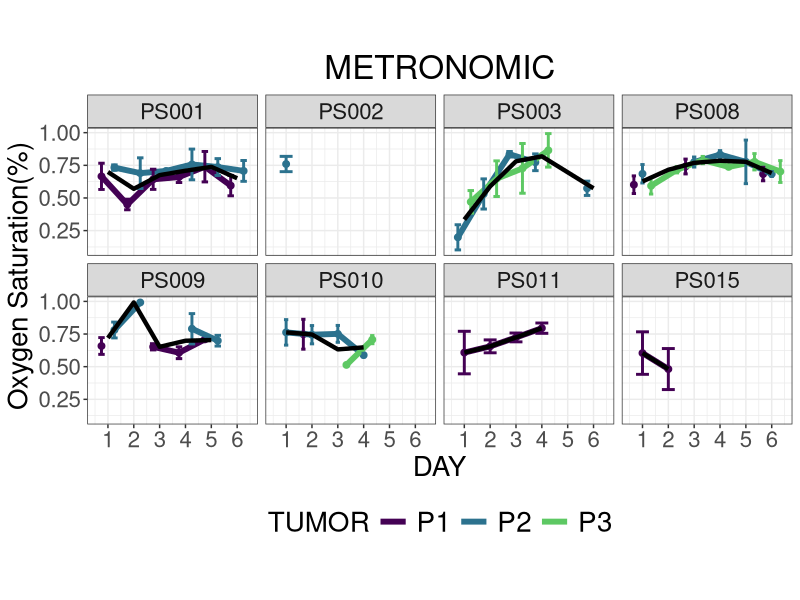
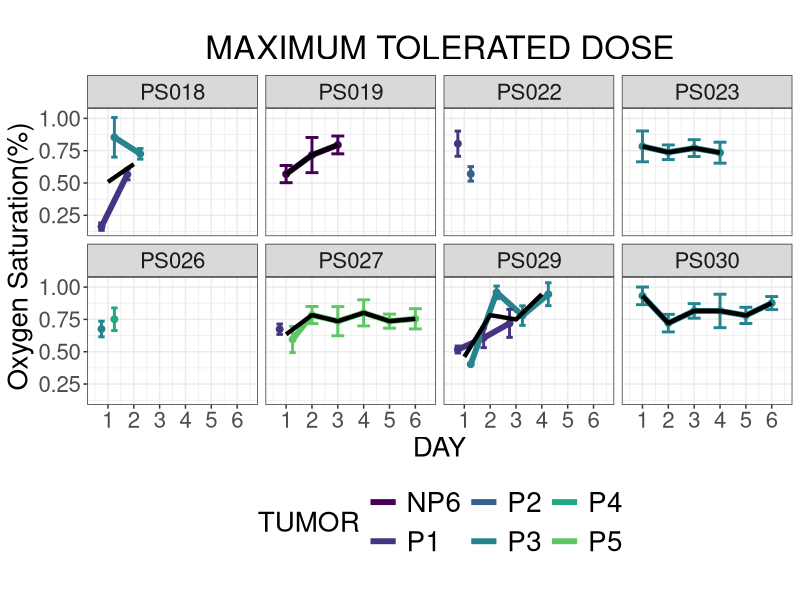
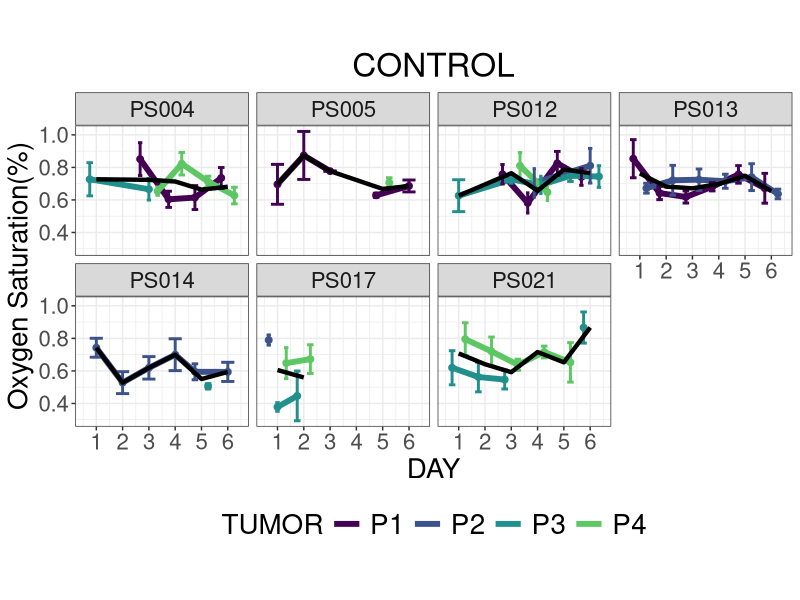
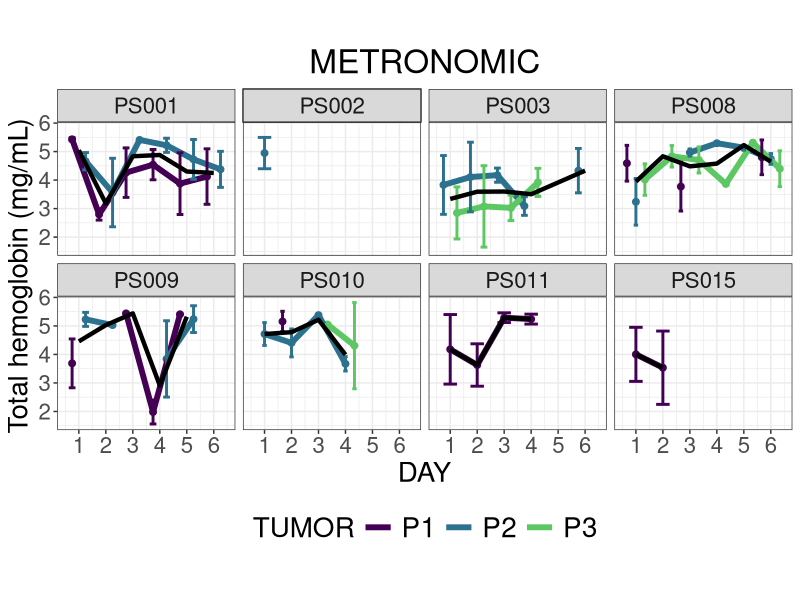
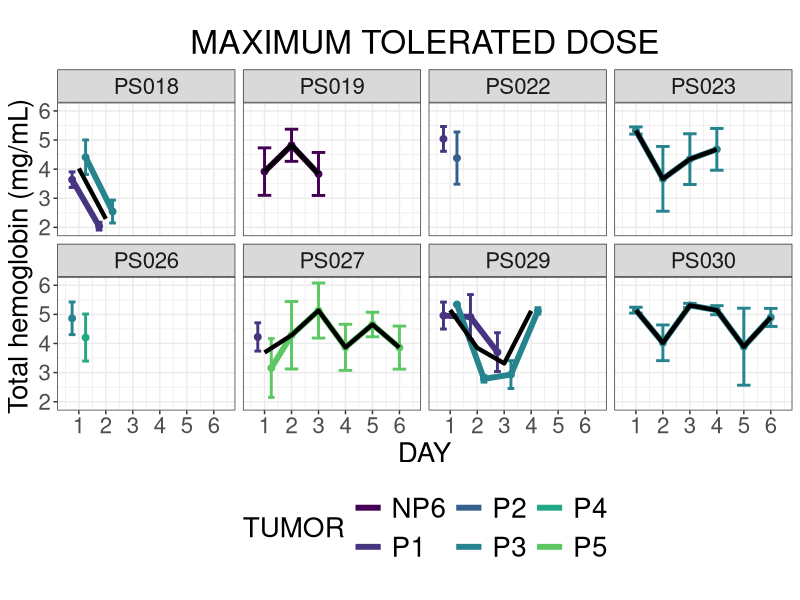
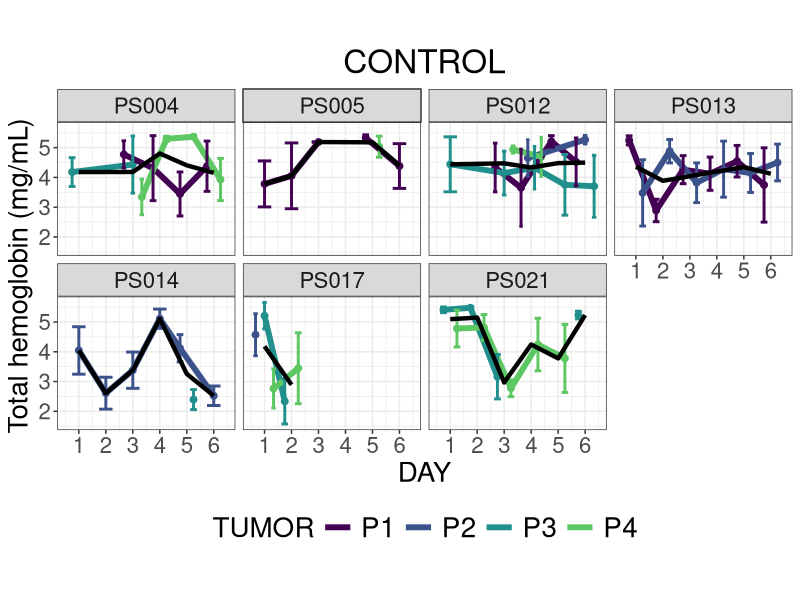
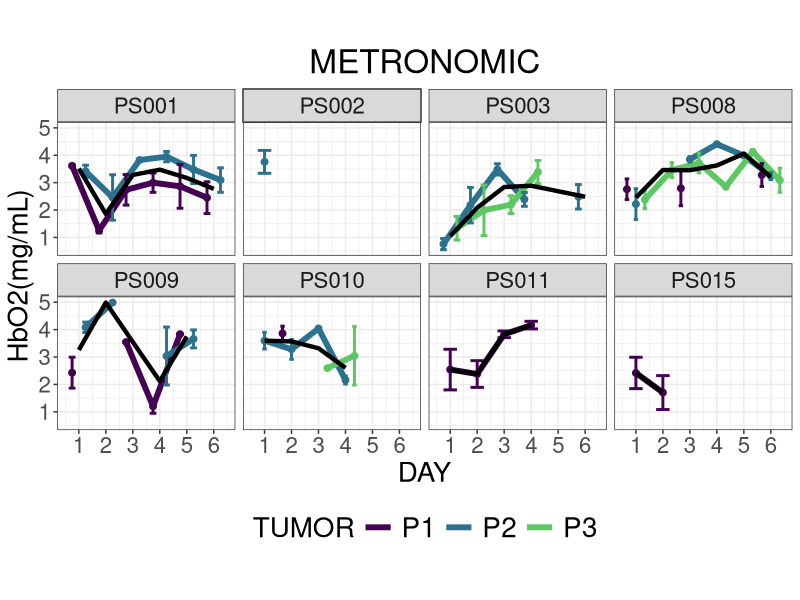
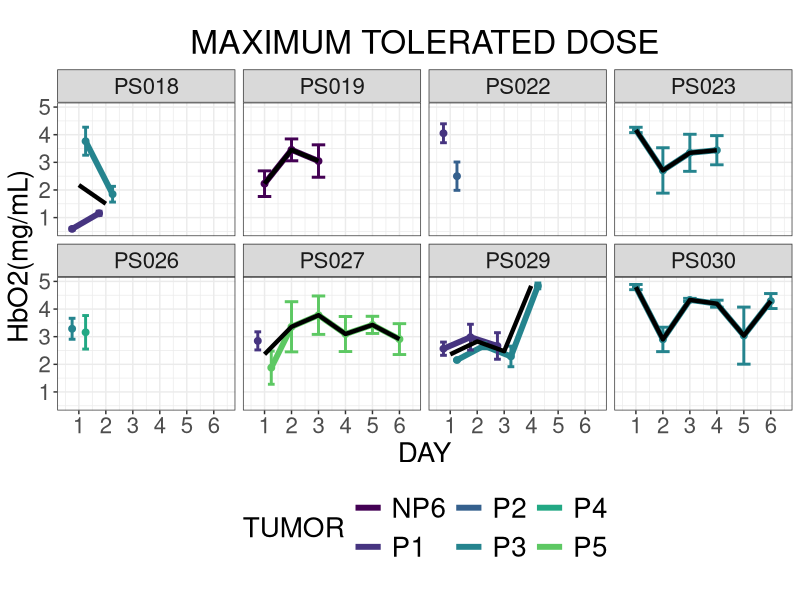

Generate these figures, in order, with R: (Note: this script raises an error after producing the figures.)
#####AIM##Aug 30 2020. code for polyp wise analysis

#code to plot the StO2 per group with errorbars
library(readr)
library(multcomp)
library(here)
#Data_for_R_analysis_Dec11 <- read_csv("//deckard.uark.edu/BMEG/Muldoon-Lab/RESEARCH/AM_ Ortothopic mice study_ colonoscopy DRS data for analysis/Data for first extraction Folder made on May 17th 2019/Complete dataset with new boundaries Dec 9.csv")
data1 <- read.csv(here("Extraction_Aug_2020_Updated.csv"))
attach(data1)
library("ggplot2")
library(scales)
library(nlme)
library(ggplot2)
pd<-position_dodge(0.2)

data1$STO2min<-(data1$STO2-data1$STO2_SD)
data1$STO2max<-(data1$STO2+data1$STO2_SD)
data1$HBmin<-(data1$HB-data1$HB_SD)
data1$HBmax<-(data1$HB+data1$HB_SD)
data1$Amin<-(data1$A-data1$A_SD)
data1$Amax<-(data1$A+data1$A_SD)
data1$Bmin<-(data1$B-data1$B_SD)
data1$Bmax<-(data1$B+data1$B_SD)

data1$HBO2<-(data1$HB*data1$STO2)
data1$HBO2_SD<-data1$HB_SD*data1$STO2
data1$HBO2max<-data1$HBO2+data1$HBO2_SD
data1$HBO2min<-data1$HBO2-data1$HBO2_SD

data1$HBO<-data1$HB*(1-data1$STO2)
data1$HBO_SD<-data1$HB_SD*(1-data1$STO2)
data1$HBOmax<-data1$HBO+data1$HBO_SD
data1$HBOmin<-data1$HBO-data1$HBO_SD
  #StO2 plot per week per group with means ****best one****
# pd=position_dodge(1.0)
# ggplot(data1,aes(x=DAY, y=STO2, linetype=TUMOR))+theme_bw()+
#   theme(text=element_text(size=20))+
#   geom_point(aes(color=factor(TUMOR)), position=pd, size=2)+
#   geom_line(aes(color=factor(TUMOR)), position=pd,size=1)+
#   scale_x_continuous(breaks=seq(1,6,1))+
#   geom_errorbar(aes(ymin=STO2min, ymax=STO2max,color=factor(TUMOR),linetype=NULL), width=2,position=pd,size=0.6,show.legend = FALSE)+
#   geom_text(data = data1, aes(x = 4.35, y = STO2, label = TUMOR), 
#             size = 4, hjust = 1, fontface = "bold")+
#   stat_summary(aes(group=GROUP), fun.y=mean, geom="line",linetype=1, size=1.5,show.legend=FALSE)+
#   labs(title='',y="Oxygen Saturation(%)")+
#   facet_wrap(~ID,ncol=5)


  

#StO2 plot per week per subject per group MG **best**
library(ggrepel)
library(grid)
library(tidyverse)


#geom_label_repel(data=subset(data1,GROUP=='MG'),aes(label = TUMOR , fill=factor(TUMOR)),
                 #box.padding   = 0.35, 
                 #point.padding = 0.5,
                 #color ='black',
                 #show.legend = FALSE)+

#StO2 plots 
#################################################################

#MG group
pd=position_dodge(1.0)
ggplot(data=subset(data1,GROUP=='MG'),aes(x=DAY, y=STO2, linetype=TUMOR))+theme_bw()+
  geom_point(aes(color=TUMOR), position=pd, size=2, show.legend = FALSE)+
  geom_line(aes(color=factor(TUMOR)), position=pd,size=2, linetype="solid")+
  scale_x_continuous(breaks=seq(1,6,1))+
  geom_errorbar(aes(ymin=STO2min, ymax=STO2max,
                    color=factor(TUMOR),
                    linetype=NULL), width=0.5,position=pd,size=1,show.legend = FALSE)+
  scale_color_viridis_d(end = 0.75)+
  guides(color = guide_legend(override.aes = list(size = 6)))+
  stat_summary(aes(group=GROUP), fun.y=mean, geom="line",linetype=1, size=1.5,show.legend=FALSE)+
  facet_wrap(~ID,nrow=2)+
  labs(title='METRONOMIC',y="Oxygen Saturation(%)")+
  theme(text=element_text(size=20),plot.title = element_text(hjust = 0.5),
        legend.text=element_text(size=20),legend.position = "bottom",aspect.ratio = 0.75)

#MTD group
library(ggrepel)
library(tidyverse)
pd=position_dodge(1.0)
ggplot(data=subset(data1,GROUP=='MTD'),aes(x=DAY, y=STO2, linetype=TUMOR))+theme_bw()+
  geom_point(aes(color=TUMOR), position=pd, size=2, show.legend = FALSE)+
  geom_line(aes(color=factor(TUMOR)), position=pd,size=2, linetype="solid")+
  scale_x_continuous(breaks=seq(1,6,1))+
  geom_errorbar(aes(ymin=STO2min, ymax=STO2max,
                    color=factor(TUMOR),
                    linetype=NULL), width=0.5,position=pd,size=1,show.legend = FALSE)+
  scale_color_viridis_d(end = 0.75)+
  guides(color = guide_legend(override.aes = list(size = 6)))+
  stat_summary(aes(group=GROUP), fun.y=mean, geom="line",linetype=1, size=1.5,show.legend=FALSE)+
   facet_wrap(~ID,nrow =2)+
  labs(title='MAXIMUM TOLERATED DOSE',y="Oxygen Saturation(%)")+
  theme(text=element_text(size=20),plot.title = element_text(hjust = 0.5),
        legend.text=element_text(size=20),legend.position = "bottom",aspect.ratio = 0.75)


#StO2 plot per week per subject per group CG **best**
library(ggrepel)
library(tidyverse)
pd=position_dodge(1.0)
ggplot(data=subset(data1,GROUP=='CG'),aes(x=DAY, y=STO2, linetype=TUMOR))+theme_bw()+
  geom_point(aes(color=TUMOR), position=pd, size=2, show.legend = FALSE)+
  geom_line(aes(color=factor(TUMOR)), position=pd,size=2, linetype="solid")+
  scale_x_continuous(breaks=seq(1,6,1))+
  geom_errorbar(aes(ymin=STO2min, ymax=STO2max,
                    color=factor(TUMOR),
                    linetype=NULL), width=0.5,position=pd,size=1,show.legend = FALSE)+
  scale_color_viridis_d(end = 0.75)+
  guides(color = guide_legend(override.aes = list(size = 6)))+
  stat_summary(aes(group=GROUP), fun.y=mean, geom="line",linetype=1, size=1.5,show.legend=FALSE)+
  facet_wrap(~ID,nrow=2)+
  labs(title='CONTROL',y="Oxygen Saturation(%)")+
  theme(text=element_text(size=20),plot.title = element_text(hjust = 0.5),
        legend.text=element_text(size=20),legend.position = "bottom",aspect.ratio = 0.75)

#####
#tHb plots
#################################################################
#MG group
pd=position_dodge(1.0)
ggplot(data=subset(data1,GROUP=='MG'),aes(x=DAY, y=HB, linetype=TUMOR))+theme_bw()+
  geom_point(aes(color=TUMOR), position=pd, size=2, show.legend = FALSE)+
  geom_line(aes(color=factor(TUMOR)), position=pd,size=2, linetype="solid")+
  scale_x_continuous(breaks=seq(1,6,1))+
  geom_errorbar(aes(ymin=HBmin, ymax=HBmax,
                    color=factor(TUMOR),
                    linetype=NULL), width=0.5,position=pd,size=1,show.legend = FALSE)+
  scale_color_viridis_d(end = 0.75)+
  guides(color = guide_legend(override.aes = list(size = 6)))+
  stat_summary(aes(group=GROUP), fun.y=mean, geom="line",linetype=1, size=1.5,show.legend=FALSE)+
  facet_wrap(~ID,nrow=2)+
  labs(title='METRONOMIC',y="Total hemoglobin (mg/mL)")+
  theme(text=element_text(size=20),plot.title = element_text(hjust = 0.5),
        legend.text=element_text(size=20),legend.position = "bottom",aspect.ratio = 0.75)

#MTD group
pd=position_dodge(1.0)
ggplot(data=subset(data1,GROUP=='MTD'),aes(x=DAY, y=HB, linetype=TUMOR))+theme_bw()+
  geom_point(aes(color=TUMOR), position=pd, size=2, show.legend = FALSE)+
  geom_line(aes(color=factor(TUMOR)), position=pd,size=2, linetype="solid")+
  scale_x_continuous(breaks=seq(1,6,1))+
  geom_errorbar(aes(ymin=HBmin, ymax=HBmax,
                    color=factor(TUMOR),
                    linetype=NULL), width=0.5,position=pd,size=1,show.legend = FALSE)+
  scale_color_viridis_d(end = 0.75)+
  guides(color = guide_legend(override.aes = list(size = 6)))+
  stat_summary(aes(group=GROUP), fun.y=mean, geom="line",linetype=1, size=1.5,show.legend=FALSE)+
  facet_wrap(~ID,nrow=2)+
  labs(title='MAXIMUM TOLERATED DOSE',y="Total hemoglobin (mg/mL)")+
  theme(text=element_text(size=20),plot.title = element_text(hjust = 0.5),
        legend.text=element_text(size=20),legend.position = "bottom",aspect.ratio = 0.75)

#CG group
pd=position_dodge(1.0)
ggplot(data=subset(data1,GROUP=='CG'),aes(x=DAY, y=HB, linetype=TUMOR))+theme_bw()+
  geom_point(aes(color=TUMOR), position=pd, size=2, show.legend = FALSE)+
  geom_line(aes(color=factor(TUMOR)), position=pd,size=2, linetype="solid")+
  scale_x_continuous(breaks=seq(1,6,1))+
  geom_errorbar(aes(ymin=HBmin, ymax=HBmax,
                    color=factor(TUMOR),
                    linetype=NULL), width=0.5,position=pd,size=1,show.legend = FALSE)+
  scale_color_viridis_d(end = 0.75)+
  guides(color = guide_legend(override.aes = list(size = 6)))+
  stat_summary(aes(group=GROUP), fun.y=mean, geom="line",linetype=1, size=1.5,show.legend=FALSE)+
  facet_wrap(~ID,nrow=2)+
  labs(title='CONTROL',y="Total hemoglobin (mg/mL)")+
  theme(text=element_text(size=20),plot.title = element_text(hjust = 0.5),
        legend.text=element_text(size=20),legend.position = "bottom",aspect.ratio = 0.75)

##################
#HbO2 plots
################################
#MG group
library(ggrepel)
library(tidyverse)
pd=position_dodge(1.0)
ggplot(data=subset(data1,GROUP=='MG'),aes(x=DAY, y=HBO2, linetype=TUMOR))+theme_bw()+
  geom_point(aes(color=TUMOR), position=pd, size=2, show.legend = FALSE)+
  geom_line(aes(color=factor(TUMOR)), position=pd,size=2, linetype="solid")+
  scale_x_continuous(breaks=seq(1,6,1))+
  geom_errorbar(aes(ymin=HBO2min, ymax=HBO2max,
                    color=factor(TUMOR),
                    linetype=NULL), width=0.5,position=pd,size=1,show.legend = FALSE)+
  scale_color_viridis_d(end = 0.75)+
  guides(color = guide_legend(override.aes = list(size = 6)))+
  stat_summary(aes(group=GROUP), fun.y=mean, geom="line",linetype=1, size=1.5,show.legend=FALSE)+
  facet_wrap(~ID,nrow =2)+
  labs(title='METRONOMIC',y="HbO2(mg/mL)")+
  theme(text=element_text(size=20),plot.title = element_text(hjust = 0.5),
        legend.text=element_text(size=20),legend.position = "bottom",aspect.ratio = 0.75)

#MTD group

ggplot(data=subset(data1,GROUP=='MTD'),aes(x=DAY, y=HBO2, linetype=TUMOR))+theme_bw()+
  geom_point(aes(color=TUMOR), position=pd, size=2, show.legend = FALSE)+
  geom_line(aes(color=factor(TUMOR)), position=pd,size=2, linetype="solid")+
  scale_x_continuous(breaks=seq(1,6,1))+
  geom_errorbar(aes(ymin=HBO2min, ymax=HBO2max,
                    color=factor(TUMOR),
                    linetype=NULL), width=0.5,position=pd,size=1,show.legend = FALSE)+
  scale_color_viridis_d(end = 0.75)+
  guides(color = guide_legend(override.aes = list(size = 6)))+
  stat_summary(aes(group=GROUP), fun.y=mean, geom="line",linetype=1, size=1.5,show.legend=FALSE)+
  facet_wrap(~ID,nrow =2)+
  labs(title='MAXIMUM TOLERATED DOSE',y="HbO2(mg/mL)")+
  theme(text=element_text(size=20),plot.title = element_text(hjust = 0.5),
        legend.text=element_text(size=20),legend.position = "bottom",aspect.ratio = 0.75)


#CG group
ggplot(data=subset(data1,GROUP=='CG'),aes(x=DAY, y=HBO2, linetype=TUMOR))+theme_bw()+
  geom_point(aes(color=TUMOR), position=pd, size=2, show.legend = FALSE)+
  geom_line(aes(color=factor(TUMOR)), position=pd,size=2, linetype="solid")+
  scale_x_continuous(breaks=seq(1,6,1))+
  geom_errorbar(aes(ymin=HBO2min, ymax=HBO2max,
                    color=factor(TUMOR),
                    linetype=NULL), width=0.5,position=pd,size=1,show.legend = FALSE)+
  scale_color_viridis_d(end = 0.75)+
  guides(color = guide_legend(override.aes = list(size = 6)))+
  stat_summary(aes(group=GROUP), fun.y=mean, geom="line",linetype=1, size=1.5,show.legend=FALSE)+
  facet_wrap(~ID,nrow =2)+
  labs(title='CONTROL',y="HbO2(mg/mL)")+
  theme(text=element_text(size=20),plot.title = element_text(hjust = 0.5),
        legend.text=element_text(size=20),legend.position = "bottom",aspect.ratio = 0.75)



###############
#HbO plots
##############################
#MG group
pd=position_dodge(1.0)
ggplot(data=subset(data1,GROUP=='MG'),aes(x=DAY, y=HBO, linetype=TUMOR))+theme_bw()+
  geom_point(aes(color=TUMOR), position=pd, size=2, show.legend = FALSE)+
  geom_line(aes(color=factor(TUMOR)), position=pd,size=2, linetype="solid")+
  scale_x_continuous(breaks=seq(1,6,1))+
  geom_errorbar(aes(ymin=HBOmin, ymax=HBOmax,
                    color=factor(TUMOR),
                    linetype=NULL), width=0.5,position=pd,size=1,show.legend = FALSE)+
  scale_color_viridis_d(end = 0.75)+
  guides(color = guide_legend(override.aes = list(size = 6)))+
  stat_summary(aes(group=GROUP), fun.y=mean, geom="line",linetype=1, size=1.5,show.legend=FALSE)+
  facet_wrap(~ID,nrow=2)+
  labs(title='METRONOMIC',y=" Deoxyhemoglobin (mg/mL)")+
  theme(text=element_text(size=20),plot.title = element_text(hjust = 0.5),
        legend.text=element_text(size=20),legend.position = "bottom",aspect.ratio = 0.75)


#MTD group
pd=position_dodge(1.0)
ggplot(data=subset(data1,GROUP=='MTD'),aes(x=DAY, y=HBO, linetype=TUMOR))+theme_bw()+
  geom_point(aes(color=TUMOR), position=pd, size=2, show.legend = FALSE)+
  geom_line(aes(color=factor(TUMOR)), position=pd,size=2, linetype="solid")+
  scale_x_continuous(breaks=seq(1,6,1))+
  geom_errorbar(aes(ymin=HBOmin, ymax=HBOmax,
                    color=factor(TUMOR),
                    linetype=NULL), width=0.5,position=pd,size=1,show.legend = FALSE)+
  scale_color_viridis_d(end = 0.75)+
  guides(color = guide_legend(override.aes = list(size = 6)))+
  stat_summary(aes(group=GROUP), fun.y=mean, geom="line",linetype=1, size=1.5,show.legend=FALSE)+
  facet_wrap(~ID,nrow=2)+
  labs(title='MAXIMUM TOLERATED DOSE',y=" Deoxyhemoglobin (mg/mL)")+
  theme(text=element_text(size=20),plot.title = element_text(hjust = 0.5),
        legend.text=element_text(size=20),legend.position = "bottom",aspect.ratio = 0.75)

#CG group
pd=position_dodge(1.0)
ggplot(data=subset(data1,GROUP=='CG'),aes(x=DAY, y=HBO, linetype=TUMOR))+theme_bw()+
  geom_point(aes(color=TUMOR), position=pd, size=2, show.legend = FALSE)+
  geom_line(aes(color=factor(TUMOR)), position=pd,size=2, linetype="solid")+
  scale_x_continuous(breaks=seq(1,6,1))+
  geom_errorbar(aes(ymin=HBOmin, ymax=HBOmax,
                    color=factor(TUMOR),
                    linetype=NULL), width=0.5,position=pd,size=1,show.legend = FALSE)+
  scale_color_viridis_d(end = 0.75)+
  guides(color = guide_legend(override.aes = list(size = 6)))+
  stat_summary(aes(group=GROUP), fun.y=mean, geom="line",linetype=1, size=1.5,show.legend=FALSE)+
  facet_wrap(~ID,nrow=2)+
  labs(title='CONTROL',y=" Deoxyhemoglobin (mg/mL)")+
  theme(text=element_text(size=20),plot.title = element_text(hjust = 0.5),
        legend.text=element_text(size=20),legend.position = "bottom",aspect.ratio = 0.75)


#######
#Scattering coefficient (A) plots
####################################
#MG group
pd=position_dodge(1.0)
ggplot(data=subset(data1,GROUP=='MG'),aes(x=DAY, y=A, linetype=TUMOR))+theme_bw()+
  geom_point(aes(color=TUMOR), position=pd, size=2, show.legend = FALSE)+
  geom_line(aes(color=factor(TUMOR)), position=pd,size=2, linetype="solid")+
  scale_x_continuous(breaks=seq(1,6,1))+
  geom_errorbar(aes(ymin=Amin, ymax=Amax,
                    color=factor(TUMOR),
                    linetype=NULL), width=0.5,position=pd,size=1,show.legend = FALSE)+
  scale_color_viridis_d(end = 0.75)+
  guides(color = guide_legend(override.aes = list(size = 6)))+
  stat_summary(aes(group=GROUP), fun.y=mean, geom="line",linetype=1, size=1.5,show.legend=FALSE)+
  facet_wrap(~ID,nrow =2)+
  labs(title='METRONOMIC',y="A")+
  theme(text=element_text(size=20),plot.title = element_text(hjust = 0.5),
        legend.text=element_text(size=20),legend.position = "bottom",aspect.ratio = 0.75)

##MTD group
ggplot(data=subset(data1,GROUP=='MTD'),aes(x=DAY, y=A, linetype=TUMOR))+theme_bw()+
  geom_point(aes(color=TUMOR), position=pd, size=2, show.legend = FALSE)+
  geom_line(aes(color=factor(TUMOR)), position=pd,size=2, linetype="solid")+
  scale_x_continuous(breaks=seq(1,6,1))+
  geom_errorbar(aes(ymin=Amin, ymax=Amax,
                    color=factor(TUMOR),
                    linetype=NULL), width=0.5,position=pd,size=1,show.legend = FALSE)+
  scale_color_viridis_d(end = 0.75)+
  guides(color = guide_legend(override.aes = list(size = 6)))+
  stat_summary(aes(group=GROUP), fun.y=mean, geom="line",linetype=1, size=1.5,show.legend=FALSE)+
  facet_wrap(~ID,nrow =2)+
  labs(title='MAXIMUM TOLERATED DOSE',y="A")+
  theme(text=element_text(size=20),plot.title = element_text(hjust = 0.5),
        legend.text=element_text(size=20),legend.position = "bottom",aspect.ratio = 0.75)

##CG group
ggplot(data=subset(data1,GROUP=='CG'),aes(x=DAY, y=A, linetype=TUMOR))+theme_bw()+
  geom_point(aes(color=TUMOR), position=pd, size=2, show.legend = FALSE)+
  geom_line(aes(color=factor(TUMOR)), position=pd,size=2, linetype="solid")+
  scale_x_continuous(breaks=seq(1,6,1))+
  geom_errorbar(aes(ymin=Amin, ymax=Amax,
                    color=factor(TUMOR),
                    linetype=NULL), width=0.5,position=pd,size=1,show.legend = FALSE)+
  scale_color_viridis_d(end = 0.75)+
  guides(color = guide_legend(override.aes = list(size = 6)))+
  stat_summary(aes(group=GROUP), fun.y=mean, geom="line",linetype=1, size=1.5,show.legend=FALSE)+
  facet_wrap(~ID,nrow =2)+
  labs(title='CONTROL',y="A")+
  theme(text=element_text(size=20),plot.title = element_text(hjust = 0.5),
        legend.text=element_text(size=20),legend.position = "bottom",aspect.ratio = 0.75)

###########
#Scattering exponent (B)
#######################################
##MG group
ggplot(data=subset(data1,GROUP=='MG'),aes(x=DAY, y=B, linetype=TUMOR))+theme_bw()+
  geom_point(aes(color=TUMOR), position=pd, size=2, show.legend = FALSE)+
  geom_line(aes(color=factor(TUMOR)), position=pd,size=2, linetype="solid")+
  scale_x_continuous(breaks=seq(1,6,1))+
  geom_errorbar(aes(ymin=Bmin, ymax=Bmax,
                    color=factor(TUMOR),
                    linetype=NULL), width=0.5,position=pd,size=1,show.legend = FALSE)+
  scale_color_viridis_d(end = 0.75)+
  guides(color = guide_legend(override.aes = list(size = 6)))+
  stat_summary(aes(group=GROUP), fun.y=mean, geom="line",linetype=1, size=1.5,show.legend=FALSE)+
  facet_wrap(~ID,nrow =2)+
  labs(title='METRONOMIC',y="B")+
  theme(text=element_text(size=20),plot.title = element_text(hjust = 0.5),
        legend.text=element_text(size=20),legend.position = "bottom",aspect.ratio = 0.75)

##MTD group
ggplot(data=subset(data1,GROUP=='MTD'),aes(x=DAY, y=B, linetype=TUMOR))+theme_bw()+
  geom_point(aes(color=TUMOR), position=pd, size=2, show.legend = FALSE)+
  geom_line(aes(color=factor(TUMOR)), position=pd,size=2, linetype="solid")+
  scale_x_continuous(breaks=seq(1,6,1))+
  geom_errorbar(aes(ymin=Bmin, ymax=Bmax,
                    color=factor(TUMOR),
                    linetype=NULL), width=0.5,position=pd,size=1,show.legend = FALSE)+
  scale_color_viridis_d(end = 0.75)+
  guides(color = guide_legend(override.aes = list(size = 6)))+
  stat_summary(aes(group=GROUP), fun.y=mean, geom="line",linetype=1, size=1.5,show.legend=FALSE)+
  facet_wrap(~ID,nrow =2)+
  labs(title='MAXIMUM TOLERATED DOSE',y="B")+
  theme(text=element_text(size=20),plot.title = element_text(hjust = 0.5),
        legend.text=element_text(size=20),legend.position = "bottom",aspect.ratio = 0.75)

##CG group
ggplot(data=subset(data1,GROUP=='CG'),aes(x=DAY, y=B, linetype=TUMOR))+theme_bw()+
  geom_point(aes(color=TUMOR), position=pd, size=2, show.legend = FALSE)+
  geom_line(aes(color=factor(TUMOR)), position=pd,size=2, linetype="solid")+
  scale_x_continuous(breaks=seq(1,6,1))+
  geom_errorbar(aes(ymin=Bmin, ymax=Bmax,
                    color=factor(TUMOR),
                    linetype=NULL), width=0.5,position=pd,size=1,show.legend = FALSE)+
  scale_color_viridis_d(end = 0.75)+
  guides(color = guide_legend(override.aes = list(size = 6)))+
  stat_summary(aes(group=GROUP), fun.y=mean, geom="line",linetype=1, size=1.5,show.legend=FALSE)+
  facet_wrap(~ID,nrow =2)+
  labs(title='CONTROL',y="B")+
  theme(text=element_text(size=20),plot.title = element_text(hjust = 0.5),
        legend.text=element_text(size=20),legend.position = "bottom",aspect.ratio = 0.75)


#
#
#
#
########
############################################################################
pd=position_dodge(1.0)
ggplot(data1,aes(x=Week, y=StO2, linetype=Treatment))+theme_bw()+
  theme(text=element_text(size=20))+
  geom_point(aes(color=factor(Treatment)), position=pd, size=2,show.legend=FALSE)+
  geom_line(aes(color=factor(Treatment)), linetype=1, position = pd,size=1.5,show.legend=TRUE)+
  scale_x_continuous(breaks=seq(1,6,1))+
  geom_errorbar(aes(ymin=StO2min, ymax=StO2max,color=factor(Treatment),linetype=NULL), width=2,position=pd,size=0.9,show.legend = FALSE)+
  stat_summary(aes(group=Treatment), fun.y=mean, geom="line",linetype=1, size=1.5,show.legend=FALSE)+
  labs(title='',y="Oxygen Saturation(%)")+
  facet_wrap(~Treatment)
#########################################################################

############################################################################
##########################################################################



##Calculating means 
#Calculating means 
means1<-aggregate(data1$STO2, by=list(time=data1$DAY,group=data1$GROUP),na.rm=TRUE,FUN=mean) #from StO2
sdevs1<-aggregate(data1$STO2, by=list(time=data1$DAY,group=data1$GROUP),na.rm=TRUE,FUN=sd) #from StO2
means1$STO2<-means1$x
means1$SDSTO2<-sdevs1$x
means2<-aggregate(data1$HB, by=list(time=data1$DAY,group=data1$GROUP),na.rm=TRUE,FUN=mean) #from Hb
sdevs2<-aggregate(data1$HB, by=list(time=data1$DAY,group=data1$GROUP),na.rm=TRUE,FUN=sd) #from Hb
means2$HB<-means2$x
means2$HBSD<-sdevs2$x
means3<-aggregate(data1$A, by=list(time=data1$DAY,group=data1$GROUP),na.rm=TRUE,FUN=mean) #from Hb
sdevs3<-aggregate(data1$A, by=list(time=data1$DAY,group=data1$GROUP),na.rm=TRUE,FUN=sd) #from Hb
means3$A<-means3$x
means3$ASD<-sdevs3$x

OxyHbmeans<-aggregate(data1$HBO2, by=list(time=data1$DAY,group=data1$GROUP),na.rm=TRUE,FUN=mean) #from HbO2
OxyHbstd<-aggregate(data1$HBO2, by=list(time=data1$DAY,group=data1$GROUP),na.rm=TRUE,FUN=sd) #from HbO2
OxyHbmeans$OxyHemoglobin<-OxyHbmeans$x
OxyHbmeans$OxyHbSD<-OxyHbstd$x

DeoxyHbmeans<-aggregate(data1$HBO, by=list(time=data1$DAY,group=data1$GROUP),na.rm=TRUE,FUN=mean) #from Hb
DeoxyHbstd<-aggregate(data1$HBO, by=list(time=data1$DAY,group=data1$GROUP),na.rm=TRUE,FUN=sd) #from Hb
DeoxyHbmeans$DeoxyHemoglobin<-DeoxyHbmeans$x
DeoxyHbmeans$DeoxyHbSD<-DeoxyHbstd$x


###plotting mean values####
ggplot(data=subset(means1,group=='MG'),aes(x=time,y=STO2))+geom_line(size=2)+
  geom_errorbar(aes(ymin=STO2-SDSTO2,ymax=STO2+SDSTO2),width=0.4, size=0.9,position=pd)+
  labs(y="Oxygen Saturation (%)")+
  ggtitle("Oxygen saturation") #plot mean StO2 values


ggplot(data=subset(means2,group=='MG'),aes(x=time,y=HB))+geom_line(size=2)+geom_errorbar(aes(ymin=HB-HBSD,ymax=HB+HBSD),width=0.4, size=0.9,position=pd)+facet_wrap(~group)+ggtitle("total Hemoglobin")+labs(y="total Hemoglobin (mg/mL)") #plot mean Hb values
ggplot(data=subset(OxyHbmeans,group=='MG'),aes(x=time,y=OxyHemoglobin))+geom_line(size=2)+geom_errorbar(aes(ymin=OxyHemoglobin-OxyHbSD,ymax=OxyHemoglobin+OxyHbSD),width=0.4, size=0.9,position=pd)+facet_wrap(~group)+ggtitle("Oxy Hemoglobin")+labs(y="Oxyhemoglobin(mg/mL)") #plot HbO2
ggplot(data=subset(DeoxyHbmeans,group=='MG'),aes(x=time,y=DeoxyHemoglobin))+geom_line(size=2)+geom_errorbar(aes(ymin=DeoxyHemoglobin-DeoxyHbSD,ymax=DeoxyHemoglobin+DeoxyHbSD),width=0.4, size=0.9,position=pd)+facet_wrap(~group)+ggtitle("Deoxyhemoglobin")+labs(y="Deoxyhemoglobin (mg/mL)") #plot mean scattering coeff values
ggplot(data=subset(means3,group=='MG'),aes(x=time,y=A))+geom_line(size=2)+geom_errorbar(aes(ymin=A-ASD,ymax=A+ASD),width=0.4, size=0.9,position=pd)+facet_wrap(~group)+ggtitle("Scattering Coefficient (A)")+labs(y="Scattering coefficient (A)") #plot mean scattering coeff values
##create a stacked dataframe of mean StO2 and A per group
library(reshape2)
merged1=merge(means1,means3, by=c('time','group'))
merged1<-subset(merged1,select=-c(x.x,x.y)) #delete repeated columns and StO2 basevals
names(merged1)[names(merged1)=='group']<-'Treatment' #rename groups as Treatments


##plotting both StO2 and A 
pd1=position_dodge(2)
ggplot()+theme_bw()+
  #geom_line(data=merged1,aes(x=time,y=StO2),colour="#FF9999",position=pd)+
  #geom_errorbar(data=merged1,aes(x=time,ymin=StO2-SDStO2,ymax=StO2+SDStO2),position=pd,colour="#FF9999",width=0.4, size=0.9)+
  geom_line(data=merged1,aes(x=time,y=A*10),position=pd1,colour="#FF0000")+
  geom_errorbar(data=merged1,aes(x=time,ymin=(A-ASD)*10,ymax=(A+ASD)*10),width=0.4, size=0.9,position=pd1,colour="#FF0000")+
  #scale_y_continuous(sec.axis = sec_axis(~./10, name = "Mean scattering coeff"))+
  facet_wrap(~Treatment)

#geom_errorbar(aes(ymin=StO2foldchange-FoldErr,ymax=StO2foldchange+FoldErr,color=group),width=0.4, size=0.9,position=pd)



#Extract initial values per group
StO2basevals<-means1[means1$time==1, c("group", "STO2")] #extract initial StO2 values per group
means1<-merge(means1,StO2basevals, by.x="group", by.y='group',suffixes = c("","basevalue"))#copy StO2 base values per group

Hbbasevals<-means2[means2$time==1,c("group",'HB')] #extract initial Hb values per group
means2<-merge(means2,Hbbasevals, by.x="group", by.y='group',suffixes = c("","basevalue"))#copy StO2 base values per group


OxyHbbasevals<-OxyHbmeans[OxyHbmeans$time==1, c("group", "OxyHemoglobin")] #extract initial HbO2 values per group
OxyHbmeans<-merge(OxyHbmeans,OxyHbbasevals, by.x="group", by.y='group',suffixes = c("","basevalue"))#copy HbO2 base values per group


DeoxyHbbasevals<-DeoxyHbmeans[DeoxyHbmeans$time==1, c("group", "DeoxyHemoglobin")] #extract initial Hb values per group
DeoxyHbmeans<-merge(DeoxyHbmeans,DeoxyHbbasevals, by.x="group", by.y='group',suffixes = c("","basevalue"))#copy Hb base values per group

Abasevals<-means3[means3$time==1, c("group", "A")] #extract initial StO2 values per group
means3<-merge(means3,Abasevals, by.x="group", by.y='group',suffixes = c("","basevalue"))#copy StO2 base values per group

##getting a subset of StO2 values without NAs
library(dplyr)
Trimmed<-data1%>%filter(!is.na(STO2)) #extracting the non NA values 
Numbers<-aggregate(Trimmed$STO2, by=list(time=Trimmed$DAY,group=Trimmed$GROUP),FUN=length) #counting the number of occurrences per group per week
names(Numbers)<-c('Week','Group','Observations')
#Calculate fold change and pasting number of observations per group per week
##StO2
means1$StO2foldchange<-means1$STO2/means1$STO2basevalue #Mean StO2 fold change
means1$Observations<-Numbers$Observations
means1$StandErr<-means1$SDSTO2/(means1$Observations)^0.5
means1$FoldErr<-means1$StandErr/means1$STO2basevalue


##total hemoglobin
means2$Hbfoldchange<-means2$HB/means2$HBbasevalue #Mean Hb fold change
means2$Observations<-Numbers$Observations
means2$StandErr<-means2$HBSD/(means2$Observations)^0.5
means2$FoldErr<-means2$StandErr/means2$HBbasevalue

##A (reduced scattering coefficient)
means3$Afoldchange<-means3$A/means3$Abasevalue #Mean A fold change
means3$Observations<-Numbers$Observations
means3$StandErr<-means3$ASD/(means3$Observations)^0.5
means3$FoldErr<-means3$StandErr/means3$Abasevalue
###HbO2####
OxyHbmeans$OxyHbfoldchange<-OxyHbmeans$OxyHemoglobin/OxyHbmeans$OxyHemoglobinbasevalue
OxyHbmeans$Observations<-Numbers$Observations
OxyHbmeans$StandErr<-OxyHbmeans$OxyHbSD/(OxyHbmeans$Observations)
OxyHbmeans$FoldErr<-OxyHbmeans$StandErr/OxyHbmeans$OxyHemoglobinbasevalue

##Hb###
DeoxyHbmeans$DeoxyHbfoldchange<-DeoxyHbmeans$DeoxyHemoglobin/DeoxyHbmeans$DeoxyHemoglobinbasevalue
DeoxyHbmeans$Observations<-Numbers$Observations
DeoxyHbmeans$StandErr<-DeoxyHbmeans$DeoxyHbSD/(DeoxyHbmeans$Observations)
DeoxyHbmeans$FoldErr<-DeoxyHbmeans$StandErr/DeoxyHbmeans$DeoxyHemoglobinbasevalue

#plot fold changes
pd=position_dodge(0.4)
ggplot(data=subset(means1,group=='MG'),aes(x=time, y=StO2foldchange))+theme_bw()+geom_point(aes(color=group,group=group),size=2, position=pd)+geom_line(aes(color=group,group=group),size=1.5,position=pd)+geom_errorbar(aes(ymin=StO2foldchange-FoldErr,ymax=StO2foldchange+FoldErr,color=group),width=0.4, size=0.9,position=pd)+theme(text=element_text(size=30),aspect.ratio = 1)+scale_x_continuous(breaks=seq(1,6,1))+labs(title=expression(StO[2]), y='', x='Weeks')+theme(plot.title = element_text(hjust = 0.5)) #plot StO2 fold change
ggplot(data=subset(means2,group=='MG'),aes(x=time, y=Hbfoldchange))+theme_bw()+geom_point(aes(color=group,group=group),size=2, position=pd)+geom_line(aes(color=group,group=group),size=1.5, position=pd)+geom_errorbar(aes(ymin=Hbfoldchange-FoldErr,ymax=Hbfoldchange+FoldErr,color=group),width=0.4, size=0.9, position=pd)+theme(text=element_text(size=30),aspect.ratio = 1)+scale_x_continuous(breaks=seq(1,6,1))+labs(title=expression(tHb), y='', x='Weeks')+theme(plot.title = element_text(hjust = 0.5)) #plot Hb fold change
ggplot(data=subset(means3,group=='MG'),aes(x=time, y=Afoldchange))+theme_bw()+geom_point(aes(color=group,group=group),size=2, position=pd)+geom_line(aes(color=group,group=group),size=1.5, position=pd)+geom_errorbar(aes(ymin=Afoldchange-FoldErr,ymax=Afoldchange+FoldErr,color=group),width=0.4, size=0.9, position=pd)+theme(text=element_text(size=30),aspect.ratio = 1)+scale_x_continuous(breaks=seq(1,6,1))+labs(title=expression(mu[s]^{"'"}), y='', x='Weeks')+theme(plot.title = element_text(hjust = 0.5)) #plot A fold change
ggplot(data=subset(OxyHbmeans,group=='MG'),aes(x=time, y=OxyHbfoldchange))+theme_bw()+geom_point(aes(color=group,group=group),size=2, position=pd)+geom_line(aes(color=group,group=group),size=1.5,position=pd)+geom_errorbar(aes(ymin=OxyHbfoldchange-FoldErr,ymax=OxyHbfoldchange+FoldErr,color=group),width=0.4, size=0.9,position=pd)+theme(text=element_text(size=30),aspect.ratio = 1)+scale_x_continuous(breaks=seq(1,6,1))+labs(title=expression(HbO[2]), y='', x='Weeks')+theme(plot.title = element_text(hjust = 0.5)) #plot HbO2 fold change
ggplot(data=subset(DeoxyHbmeans,group=='MG'),aes(x=time, y=DeoxyHbfoldchange))+theme_bw()+geom_point(aes(color=group,group=group),size=2, position=pd)+geom_line(aes(color=group,group=group),size=1.5,position=pd)+geom_errorbar(aes(ymin=DeoxyHbfoldchange-FoldErr,ymax=DeoxyHbfoldchange+FoldErr,color=group),width=0.4, size=0.9,position=pd)+theme(text=element_text(size=30),aspect.ratio = 1)+scale_x_continuous(breaks=seq(1,6,1))+labs(title=expression(HbO), y='', x='Weeks')+theme(plot.title = element_text(hjust = 0.5)) #plot Hb fold change
